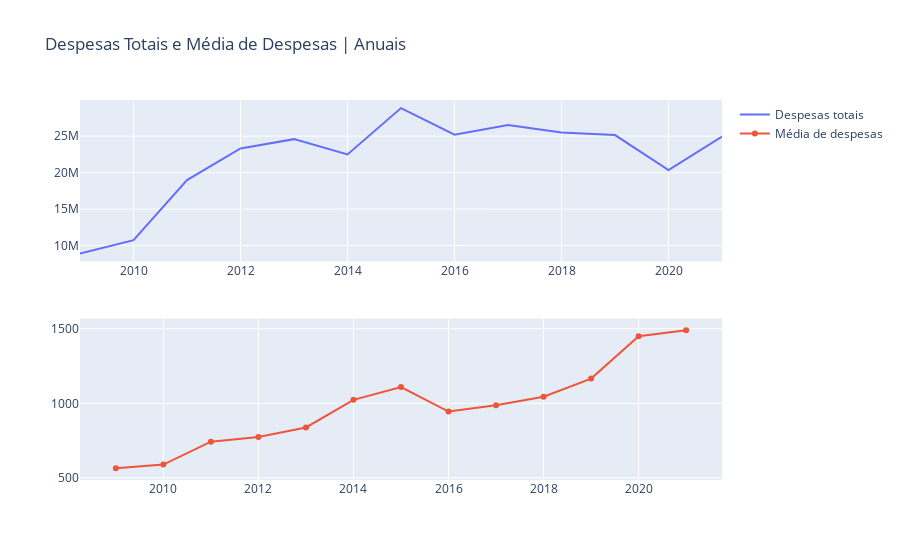

Write notebook code for a chart like this one.
### Code cell
#Aqui vamos dar uma olhadinha em quanto do nosso dinheiro é reembolsado de forma anual, para nossos queridos senadores

from plotly.subplots import make_subplots

fig = make_subplots(rows=2, cols=1)

fig.add_trace(go.Scatter(x=df_data['ANO'], y=df_data['sum'],
                    mode='lines',
                    name='Despesas totais',
                    ),row=1, col=1)

fig.add_trace(go.Scatter(x=df_data['ANO'], y=df_data['mean'],
                    mode='lines+markers',
                    name='Média de despesas',
                    ),row=2, col=1)

fig.update_layout(title_text="Despesas Totais e Média de Despesas | Anuais")

fig.show()

### Figure 1 — Plotly figure (JSON) as saved in the notebook; plotly's stock layout.template omitted (floating-point values rounded to 4 significant figures)
{"data": [{"mode": "lines", "name": "Despesas totais", "type": "scatter", "x": [2009, 2010, 2011, 2012, 2013, 2014, 2015, 2016, 2017, 2018, 2019, 2020, 2021], "xaxis": "x", "y": [8917000.0, 10740000.0, 18980000.0, 23310000.0, 24590000.0, 22480000.0, 28850000.0, 25200000.0, 26510000.0, 25490000.0, 25150000.0, 20340000.0, 24940000.0], "yaxis": "y"}, {"mode": "lines+markers", "name": "Média de despesas", "type": "scatter", "x": [2009, 2010, 2011, 2012, 2013, 2014, 2015, 2016, 2017, 2018, 2019, 2020, 2021], "xaxis": "x2", "y": [564.9, 589.4, 742.9, 773.9, 838.1, 1023.0, 1109.0, 944.6, 986.3, 1044.0, 1166.0, 1449.0, 1490.0], "yaxis": "y2"}], "layout": {"title": {"text": "Despesas Totais e Média de Despesas | Anuais"}, "xaxis": {"anchor": "y", "domain": [0, 1]}, "xaxis2": {"anchor": "y2", "domain": [0, 1]}, "yaxis": {"anchor": "x", "domain": [0.575, 1]}, "yaxis2": {"anchor": "x2", "domain": [0, 0.425]}}}
